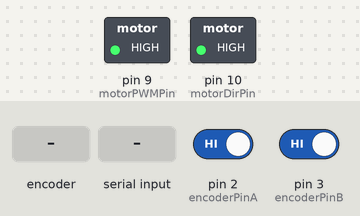
This sketch was run on a simulated Arduino Uno, built with avr-gcc and run on an emulated ATmega328P. On the bench: switched loads named in the sketch (green lamp = pin HIGH). The test bench sets the inputs (shaded band); at power-on: pin 2 (encoderPinA) HIGH, pin 3 (encoderPinB) HIGH. What the sketch prints to the serial monitor is not drawn.

Above: at 1.2 s.
1.3 s: rotary encoder on pin 2 (encoderPinA) / pin 3 (encoderPinB) turned 3 steps (first pin leading)
3.4 s: "*" received over Serial
Timing chart, 0 to 6.4 s (numbered marks = the images above; inputs shaded):
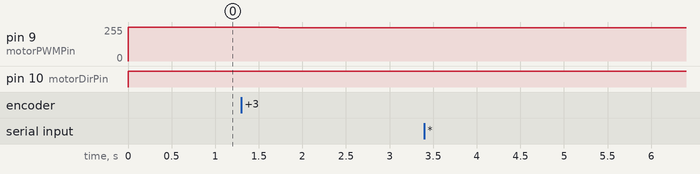

Measured:
- after the input at 1.3 s, pin 9 (motorPWMPin): 255/255 → 254/255 after 0.07 s, → 253/255 0.18 s later, → 252/255 0.09 s later, → 251/255 0.09 s later
- after the input at 3.4 s, every drawn part: stays the same

The sketch:

motor_control_ang.ino
```cpp
// this is motor control code //

// motor control pin
const int motorDirPin = 10; // L298 Input 1
const int motorPWMPin = 9; // L298 Input 2

int a= 1;
String ledString=" ";
int16_t R;

String serArray[5];


// encoder pin
const int encoderPinA = 2;
const int encoderPinB = 3;


 int angin=0;
int encoderPos = 0;
const float ratio = 360./50./52.;

// P control
float Kp =3;
float targetDeg = 0;
float zeroDeg=0;

 String serarray[0];
  String ledSting=" ";

void doEncoderA(){  encoderPos += (digitalRead(encoderPinA)==digitalRead(encoderPinB))?1:-1;}
void doEncoderB(){  encoderPos += (digitalRead(encoderPinA)==digitalRead(encoderPinB))?-1:1;}

void doMotor(bool dir, int vel){
  digitalWrite(motorDirPin, dir);
  analogWrite(motorPWMPin, dir?(255 - vel):vel);
}


void setup() {
  pinMode(encoderPinA, INPUT_PULLUP);
  attachInterrupt(0, doEncoderA, CHANGE);

  pinMode(encoderPinB, INPUT_PULLUP);
  attachInterrupt(1, doEncoderB, CHANGE);

  pinMode(motorDirPin, OUTPUT);
  pinMode(motorPWMPin, OUTPUT);

  Serial.begin(9600);

}

void loop() {
  serialsig();

  targetDeg=R;

  float motorDeg = float(encoderPos)*ratio;

  float error = targetDeg - motorDeg;
  float control = (Kp*error);


  doMotor( (control>=0)?HIGH:LOW, min(abs(control), 255));

  Serial.print("encoderPos : ");
  Serial.print(encoderPos);
  Serial.print("   motorDeg : ");
  Serial.print(float(encoderPos)*ratio);
  Serial.print("   error : ");
    Serial.print(error);
  Serial.print("    control : ");
  Serial.print(control);
  Serial.print("    motorVel : ");
  Serial.println(min(abs(control), 255));
}

void serialsig(){
  if(Serial.available()){
    char ch=Serial.read();
    ledString+=ch;
    if(ch=='*'){
      if(ledString.length()>0){
        int startCMD=0;
        int tmpcnt=0;
        int idx;
        String tmpString=ledString;
        tmpString.trim();
        while(tmpString.length()>0){
          idx=tmpString.indexOf(",");
          if(idx==-1){
            serArray[tmpcnt]=tmpString;
            serArray[tmpcnt].trim();
            tmpcnt++;
            break;

          }
          serArray[tmpcnt]=tmpString.substring(0,idx);
          tmpString=tmpString.substring(idx+1);
          tmpString.trim();
          serArray[tmpcnt].trim();
          tmpcnt++;

        }
        R=serArray[1].toInt();
        Serial.println(R);
      }
      ledString="";
    }
  }
}
```
